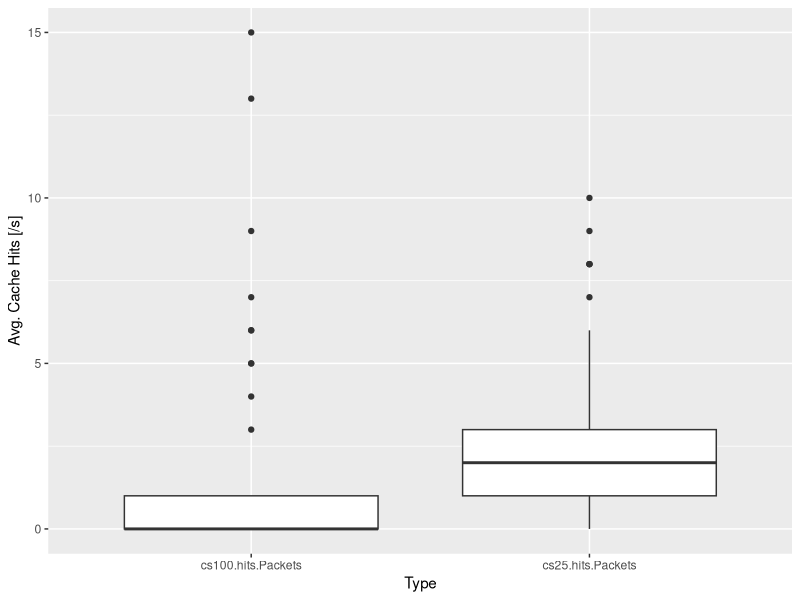
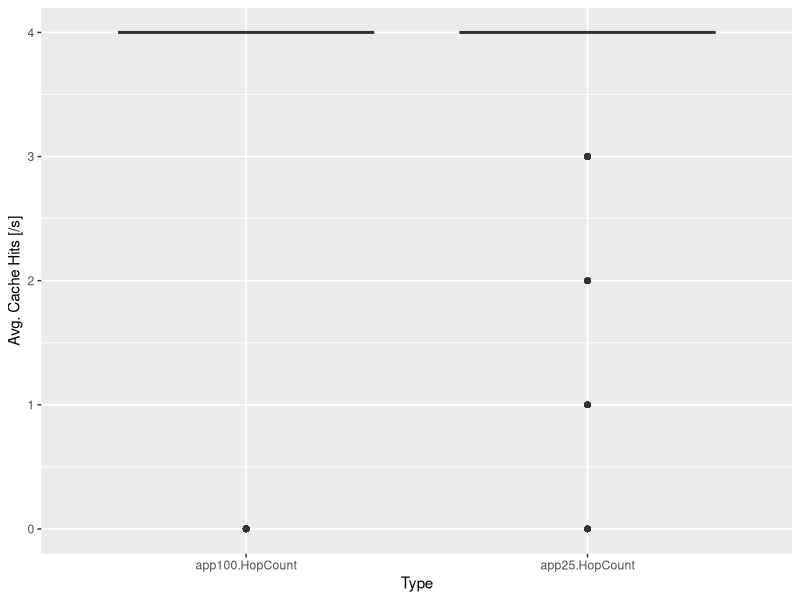
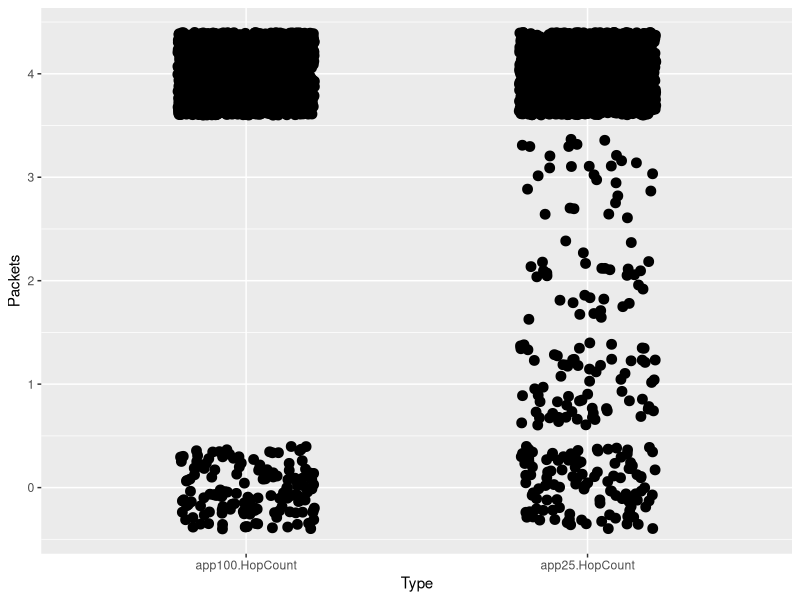
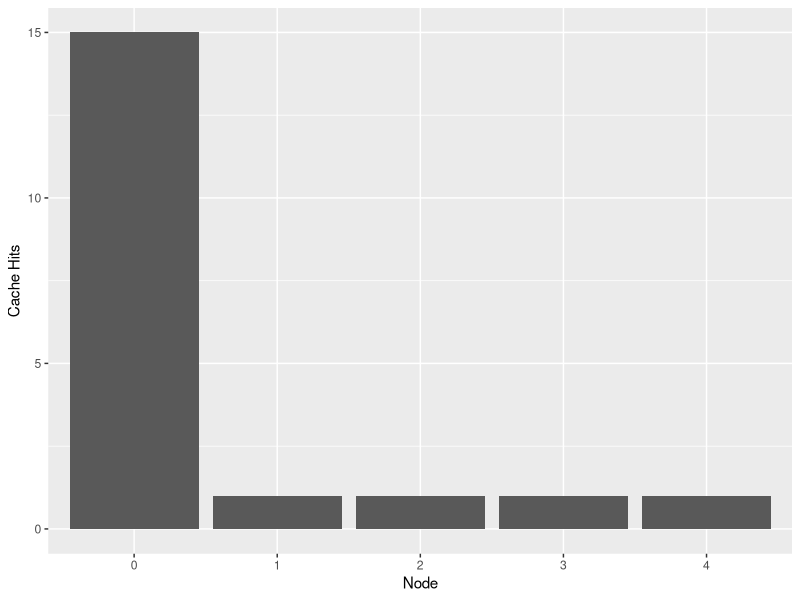
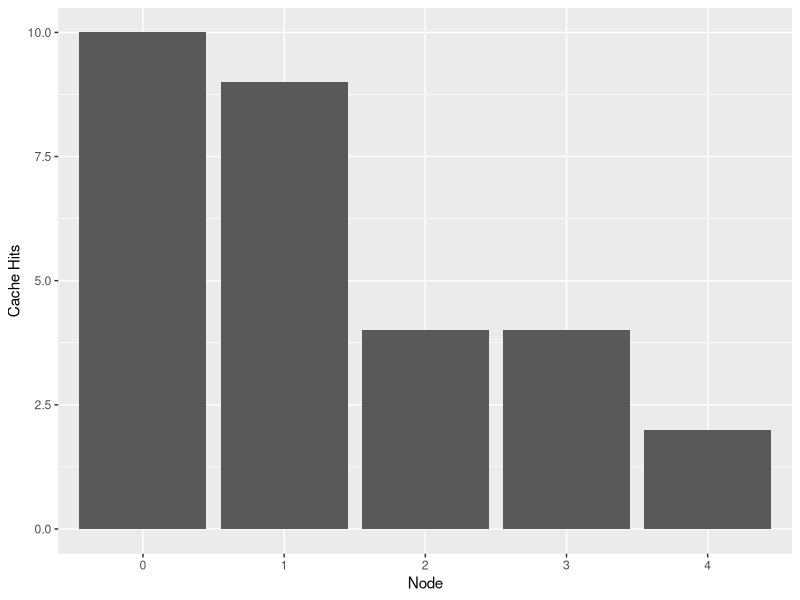

Generate these figures, in order, with R:
library(ggplot2)
library(reshape)
library(plyr)

setwd("~/ccn/ndnSIM2.1/ns-3/src/ndnSIM/graphs")

cs100 <-  read.table("../results/ar100cs-trace.txt", header=T)
cs25 <-  read.table("../results/ar25cs-trace.txt", header=T)

app100 <-  read.table("../results/ar100app-trace.txt", header=T)
app25 <-  read.table("../results/ar25app-trace.txt", header=T)

cs100$Node <- factor(cs100$Node)
cs25$Node <- factor(cs25$Node)
app100$Node <- factor(app100$Node)
app25$Node <- factor(app25$Node)

summary(cs100)
summary(cs25)

cs100$Perc=100
cs25$Perc=25


summary(app100)
summary(app25)




cs100.hits <- subset(cs100, Type=="CacheHits")
cs25.hits <- subset(cs25, Type=="CacheHits")

delays <- melt(data.frame(app100$HopCount,app25$DelayS))
colnames(delays) <- c("Type", "Packets")

hopcounts <- melt(data.frame(app100$HopCount,app25$HopCount))
colnames(hopcounts) <- c("Type", "Packets")

hits <- melt(data.frame(cs100.hits$Packets,cs25.hits$Packets))
colnames(hits) <- c("Type", "Packets")
summary(hits)

ggplot(hits, aes(x=Type, y=Packets)) + 
  geom_boxplot() +
  ylab("Avg. Cache Hits [/s]")

hopcounts

ggplot(hopcounts, aes(x=Type, y=Packets)) + 
  geom_boxplot() +
  ylab("Avg. Cache Hits [/s]")

# function for computing mean, DS, max and min values
min.mean.sd.max <- function(x) {
  r <- c(min(x), mean(x) - sd(x), mean(x), mean(x) + sd(x), max(x))
  names(r) <- c("ymin", "lower", "middle", "upper", "ymax")
  r
}

ggplot(hopcounts, aes(x = Type, y=Packets)) + 
  #stat_summary(fun.data = min.mean.sd.max, geom = "boxplot") + 
  geom_jitter(position=position_jitter(width=.2), size=3) 

# ggplot(delays, aes(x=Type, y=Packets)) + 
#   geom_boxplot() +
#   ylab("Avg. Delay [s]")

ggplot(cs100.hits, aes(x=Node, y=Packets)) + 
  geom_bar(stat="identity",position="dodge") +
  ylab("Cache Hits")

ggplot(cs25.hits, aes(x=Node, y=Packets)) + 
  geom_bar(stat="identity",position="dodge") +
  ylab("Cache Hits")

cs100.hits


summary(cs100.hits$Packets)
summary(cs25.hits$Packets)
